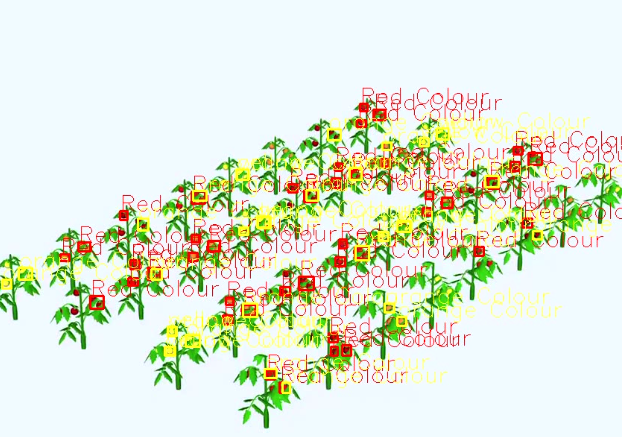
#> input picture assets/detection.PNG, 622 x 437 px, given in place of 1.MP4, which was not available
$ python 'colour detection.py'
#> lines starting #> are read from the running program, lines starting #| are printed output that depends on the picture; after the words box and inside, x2 and y2 are one past the last pixel; in counts of white or black regions, pixels touching at a corner belong together; pictures that were not available may be replaced by others from this repository, and a replacement may not be noted
# Python code for Multiple Color Detection


import numpy as np
import cv2
import time


start_time = time.time()
x = 1 # displays the frame rate every 1 second
counter = 0

# Capturing video through webcam
webcam = cv2.VideoCapture("1.MP4")

frame_width = int(webcam.get(3))
frame_height = int(webcam.get(4))

size = (frame_width, frame_height)

# Below VideoWriter object will create
# a frame of above defined The output
# is stored in 'filename.avi' file.
result = cv2.VideoWriter('1.avi',
                         cv2.VideoWriter_fourcc(*'MJPG'),
                         10, size)

# Start a while loop
while(1):

    # Reading the video from the
    # webcam in image frames
    _, imageFrame = webcam.read()
#> imageFrame is the input picture: shape (437, 622, 3); mean B, G, R 214.2, 232.3, 224.4

    # Convert the imageFrame in
    # BGR(RGB color space) to
    # HSV(hue-saturation-value)
    # color space
    hsvFrame = cv2.cvtColor(imageFrame, cv2.COLOR_BGR2HSV)
#> hsvFrame: shape (437, 622, 3); mean H, S, V 86.8, 47.6, 243.1

    # Set range for red color and
    # define mask
    red_lower = np.array([136, 87, 111], np.uint8)
    red_upper = np.array([180, 255, 255], np.uint8)
    red_mask = cv2.inRange(hsvFrame, red_lower, red_upper)
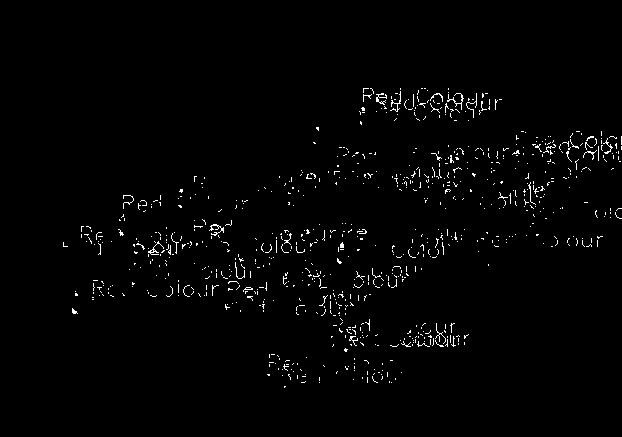
#> red_mask: shape (437, 622); 1.5% white in thin lines or dots, all inside (x1, y1, x2, y2) = (63, 88, 622, 388)

    # Set range for yellow color and
    # define mask
    yellow_lower = np.array([25, 150, 50], np.uint8)
    yellow_upper = np.array([35, 255, 255], np.uint8)
    yellow_mask = cv2.inRange(hsvFrame, yellow_lower, yellow_upper)
#> yellow_mask: shape (437, 622); 1.9% white in thin lines or dots, all inside (x1, y1, x2, y2) = (1, 101, 619, 394)

    # Set range for orange color and
    # define mask
    orange_lower = np.array([15, 150, 0], np.uint8)
    orange_upper = np.array([25, 255, 255], np.uint8)
    orange_mask = cv2.inRange(hsvFrame, orange_lower, orange_upper)
#> orange_mask: shape (437, 622); 1% white in thin lines or dots, all inside (x1, y1, x2, y2) = (59, 100, 612, 393)

    # Set range for black color and
    # define mask
    #black_lower = np.array([0, 0, 0], np.uint8)
    #black_upper = np.array([150, 255, 150], np.uint8)
    #black_mask = cv2.inRange(hsvFrame, black_lower, black_upper)


    # Morphological Transform, Dilation
    # for each color and bitwise_and operator
    # between imageFrame and mask determines
    # to detect only that particular color
    kernal = np.ones((5, 5), "uint8")

    # For red color
    red_mask = cv2.dilate(red_mask, kernal)
#> red_mask: shape (437, 622); 11.2% white; 161 white regions, largest, box (x1, y1, x2, y2) and area: (361, 86, 492, 123) 2898, (530, 129, 622, 180) 2263, (390, 144, 471, 202) 1708
    res_red = cv2.bitwise_and(imageFrame, imageFrame,
                              mask = red_mask)
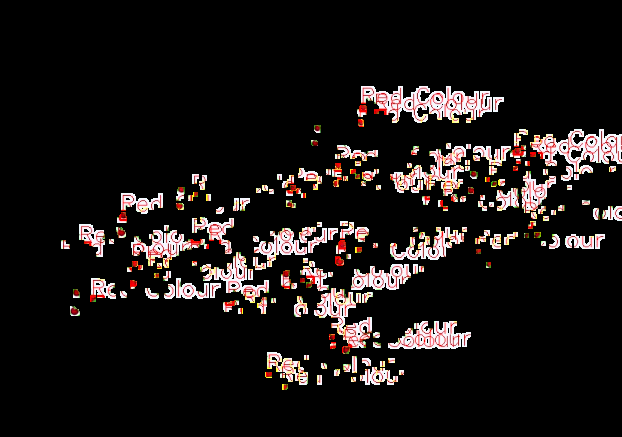
#> res_red: shape (437, 622, 3); mean B, G, R 20.8, 21.6, 26

    # For yellow color
    yellow_mask = cv2.dilate(yellow_mask, kernal)
#> yellow_mask: shape (437, 622); 10.5% white; 192 white regions, largest, box (x1, y1, x2, y2) and area: (346, 198, 438, 269) 2422, (225, 172, 335, 244) 2379, (339, 145, 434, 194) 1925
    res_yellow = cv2.bitwise_and(imageFrame, imageFrame,
                                mask = yellow_mask)
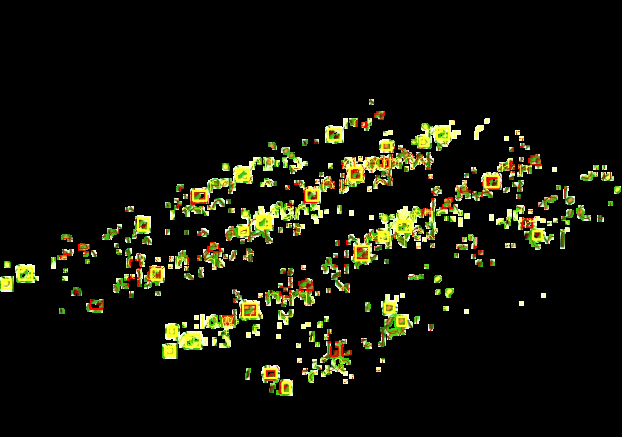
#> res_yellow: shape (437, 622, 3); mean B, G, R 8.7, 19.4, 18.7

    # For orange color
    orange_mask = cv2.dilate(orange_mask, kernal)
#> orange_mask: shape (437, 622); 9.1% white; 198 white regions
    res_orange = cv2.bitwise_and(imageFrame, imageFrame,
                               mask = orange_mask)
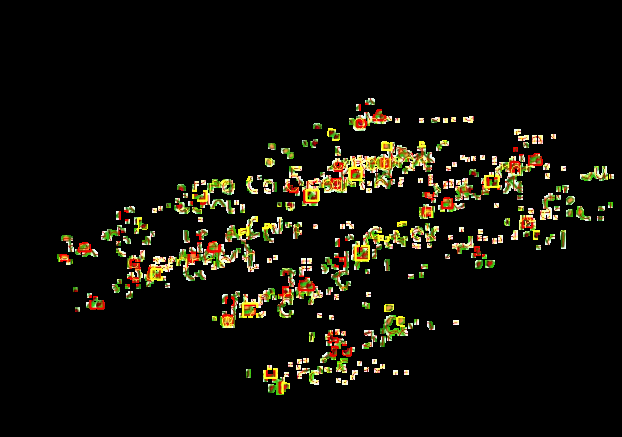
#> res_orange: shape (437, 622, 3); mean B, G, R 7.9, 14.9, 16.5

    # For blue black
    #black_mask = cv2.dilate(black_mask, kernal)
    #res_black = cv2.bitwise_and(imageFrame, imageFrame,
    #                           mask = black_mask)

    # Creating contour to track red color
    contours, hierarchy = cv2.findContours(red_mask,
                                           cv2.RETR_TREE,
                                           cv2.CHAIN_APPROX_SIMPLE)
#> contours = 242 contours, 104 with area under 20; largest, box (x1, y1, x2, y2) and area: (361, 86, 492, 123) 2646, (530, 129, 622, 180) 2175, (390, 144, 471, 202) 1592, (314, 288, 372, 354) 1552, (388, 321, 471, 349) 1354

    for pic, contour in enumerate(contours):
        area = cv2.contourArea(contour)
        if(area > 100):
            x, y, w, h = cv2.boundingRect(contour)
            imageFrame = cv2.rectangle(imageFrame, (x, y),
                                       (x + w, y + h),
                                       (0, 0, 255), 2)

            cv2.putText(imageFrame, "Red Colour", (x, y),
                        cv2.FONT_HERSHEY_SIMPLEX, 1.0,
                        (0, 0, 255))
#> this loop made 242 passes
#> (area, x, y, w, h) on passes 7, 17, 27, 37, 41, 53, 55, 61, 65, 72, 81, 96: (377, 360, 367, 38, 18), (649, 267, 352, 41, 33), (1353.5, 388, 321, 83, 28), (148, 294, 296, 14, 21), (1551.5, 314, 288, 58, 66), (368, 176, 278, 33, 21), (364.5, 90, 278, 26, 24), (156, 281, 270, 16, 19), (966, 351, 264, 60, 26), (371, 300, 261, 29, 30), (1092, 200, 252, 69, 51), (256, 565, 234, 29, 15)
#> area on passes 1, 4, 6, 10, 11, 14: 24.5, 29.5, 28, 45, 24, 44
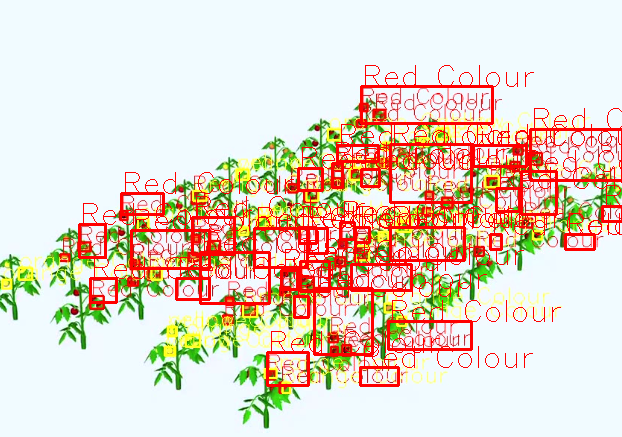
#> imageFrame: shape (437, 622, 3); 8.29% of pixels changed, all inside (x1, y1, x2, y2) = (78, 65, 622, 387)


    # Creating contour to track yellow color
    contours, hierarchy = cv2.findContours(yellow_mask,
                                           cv2.RETR_TREE,
                                           cv2.CHAIN_APPROX_SIMPLE)
#> contours = 228 contours, 87 with area under 20; largest, box (x1, y1, x2, y2) and area: (346, 198, 438, 269) 2192, (225, 172, 335, 244) 2108, (339, 145, 434, 194) 1744, (182, 157, 262, 217) 1134, (200, 289, 263, 348) 1070

    for pic, contour in enumerate(contours):
        area = cv2.contourArea(contour)
        if(area > 75):
            x, y, w, h = cv2.boundingRect(contour)
            imageFrame = cv2.rectangle(imageFrame, (x, y),
                                       (x + w, y + h),
                                       (35, 255, 255), 2)

            cv2.putText(imageFrame, "yellow Colour", (x, y),
                        cv2.FONT_HERSHEY_SIMPLEX,
                        1.0, (35, 255, 255))
#> this loop made 228 passes
#> (area, x, y, w, h) on passes 5, 8, 12, 23, 34, 39, 41, 50, 55, 58, 61, 69: (533.5, 261, 365, 32, 31), (159.5, 302, 359, 20, 24), (594, 320, 339, 32, 38), (882.5, 162, 323, 46, 36), (136.5, 278, 309, 16, 16), (190, 86, 299, 18, 14), (852.5, 378, 294, 35, 53), (1070, 200, 289, 63, 59), (649, 265, 278, 50, 29), (118.5, 113, 278, 16, 15), (194, 0, 276, 14, 16), (84, 136, 268, 7, 19)
#> area on passes 3, 13, 14, 18, 19, 20: 44, 26, 64, 65, 38, 28.5
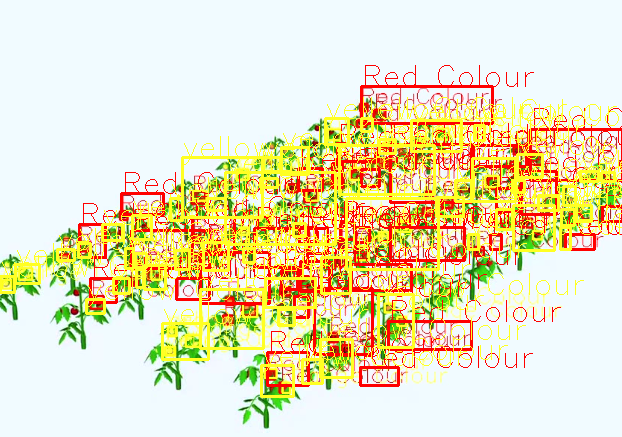
#> imageFrame: shape (437, 622, 3); 11.43% of pixels changed, all inside (x1, y1, x2, y2) = (0, 97, 622, 398)


    # Creating contour to track orange color
    contours, hierarchy = cv2.findContours(orange_mask,
                                           cv2.RETR_TREE,
                                           cv2.CHAIN_APPROX_SIMPLE)
#> contours = 236 contours, 96 with area under 20; largest, box (x1, y1, x2, y2) and area: (289, 141, 435, 206) 3162, (144, 241, 241, 287) 1414, (455, 153, 550, 201) 1387, (351, 226, 408, 270) 824, (225, 216, 260, 272) 629
    for pic, contour in enumerate(contours):
        area = cv2.contourArea(contour)
        if(area > 100):
            x, y, w, h = cv2.boundingRect(contour)
            imageFrame = cv2.rectangle(imageFrame, (x, y),
                                       (x + w, y + h),
                                       (25, 255, 255), 2)

            cv2.putText(imageFrame, "orange Colour", (x, y),
                        cv2.FONT_HERSHEY_SIMPLEX,
                        1.0, (25, 255, 255))
#> this loop made 236 passes
#> (area, x, y, w, h) on passes 9, 11, 17, 23, 24, 32, 39, 45, 47, 55, 60, 74: (185.5, 297, 366, 26, 19), (376, 263, 365, 27, 30), (107.5, 336, 358, 12, 15), (120.5, 362, 330, 15, 19), (320.5, 320, 330, 27, 33), (430.5, 380, 315, 28, 26), (164.5, 86, 296, 19, 14), (301, 220, 291, 20, 37), (485, 239, 288, 38, 30), (382.5, 295, 277, 28, 28), (442, 277, 268, 19, 50), (409.5, 321, 251, 30, 40)
#> area on passes 5, 8, 12, 19, 20, 21: 39, 31, 37, 72, 43, 41.5
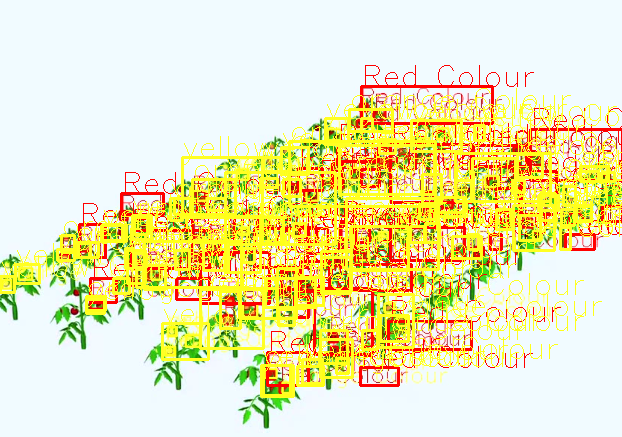
#> imageFrame: shape (437, 622, 3); 8.93% of pixels changed, all inside (x1, y1, x2, y2) = (60, 88, 622, 397)


    # Program Termination
#    result.write(imageFrame)
    cv2.imshow("Multiple Color Detection in Real-TIme", imageFrame)
    result.write(imageFrame)
    counter+=1
    if (time.time() - start_time) > x :
        print("FPS: ", counter / (time.time() - start_time))
        counter=0
        start_time = time.time()


    if cv2.waitKey(10) & 0xFF == ord('q'):
#> (key q is pressed here)
        webcam.release()
        result.release()
        #cap.release()
        cv2.destroyAllWindows()
        break
